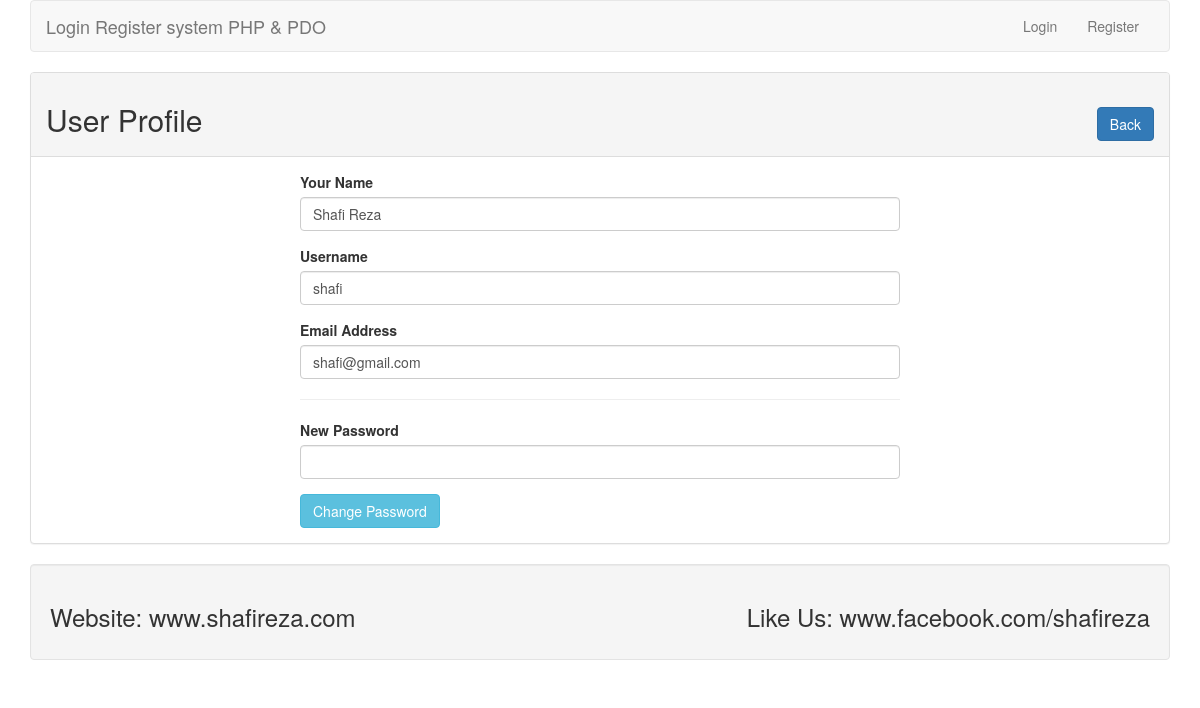
Screenshot of /profile.php?id=2 with the database file from the repository.
### tables this page shows
CREATE TABLE `tbl_user` (
  `id` int(11) NOT NULL,
  `name` varchar(255) NOT NULL,
  `username` varchar(255) NOT NULL,
  `email` varchar(255) NOT NULL,
  `password` varchar(255) NOT NULL
);

### lib/User.php (called while the page is built, shortened)
<?php
include 'Database.php';
class User
{
    private $db;
    public function __construct()
    {
        $this->db = new Database();
    }
    public function getUserById($userid){
        $sql = "SELECT * FROM tbl_user WHERE id = :id LIMIT 1";
        $query = $this->db->pdo->prepare($sql);
        $query->bindValue(':id', $userid);
        $query->execute();
        $result = $query->fetch(PDO::FETCH_OBJ);
        return $result;
    }
}

### lib/Database.php (called while the page is built)
<?php
class Database{
    private $hostdb="localhost";
    private $userdb="root";
    private $passdb="";
    private $namedb="db_lr";
    public $pdo;
    public function __construct()
    {
        if(!isset($this->pdo)){
            try{
                $link = new PDO("mysql:host=".$this->hostdb.";dbname=".$this->namedb,$this->userdb,$this->passdb);
                $link->setAttribute(PDO::ATTR_ERRMODE, PDO::ERRMODE_EXCEPTION);
                $link->exec("SET CHARACTER SET utf8");
                $this->pdo = $link;
            }catch(PDOException $e){
                die("Failed to connect with database".$e->getMessage());
            }
        }
    }
}
?>

### profile.php (the view, shortened to what this page needs)
<?php
include "./Inc/header.php";
include "./lib/User.php";
?>
<?php
if (isset($_GET['id'])) {
    $userid = (int)$_GET['id'];
    $user = new User();
}
?>
<div class="panel panel-default">
    <div class="panel-heading">
        <h2>User Profile<span class="pull-right"><a class="btn btn-primary" href="index.php">Back</a></span></h2>
    </div>
    <div class="panel-body">
        <div style="max-width: 600px; margin:0 auto;">
            <?php
            $userdata = $user->getUserById($userid);
            if ($userdata) {
            ?>
                <form action="" method="POST">
                    <div class="form-group">
                        <label for="name">Your Name</label>
                        <input type="text" id="name" name="name" class="form-control" value="<?php echo $userdata->name; ?>" />
                    </div>
                    <div class="form-group">
                        <label for="username">Username</label>
                        <input type="text" id="username" name="username" class="form-control" value="<?php echo $userdata->username; ?>" />
                    </div>
                    <div class="form-group">
                        <label for="email">Email Address</label>
                        <input type="text" id="email" name="email" class="form-control" value="<?php echo $userdata->email; ?>" />
                    </div>
                </form>
                <hr>
                <form action="" method="POST">
                    <div class="form-group">
                        <label for="new_password">New Password</label>
                        <input type="password" id="new_password" name="new_password" class="form-control" />
                    </div>
                    <button type="submit" name="changepass" class="btn btn-info">Change Password</button>
                </form>
            <?php } ?>
        </div>
    </div>
</div>
<?php include "./Inc/footer.php"; ?>

### rows the page displays
tbl_user: name "Shafi Reza", username "shafi", email "shafi@gmail.com"
